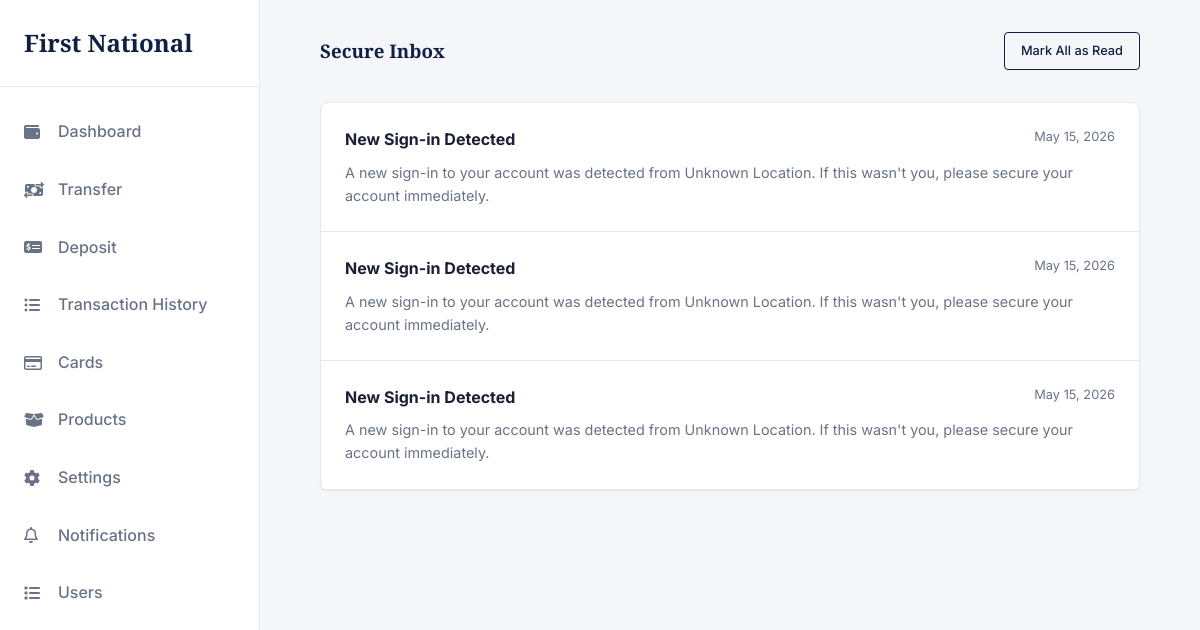
Screenshot of /notifications/ (signed in) with the database file from the repository.
### app/models.py (models this page shows, shortened)
class Notification(models.Model):
    class NotificationType(models.TextChoices):
        TRANSACTION = "TRANSACTION", "Transaction alert"
        SECURITY    = "SECURITY",    "Security alert"
        SYSTEM      = "SYSTEM",      "System message"
        PROMOTION   = "PROMOTION",   "Promotion"
    id                = models.UUIDField(primary_key=True, default=uuid.uuid4, editable=False)
    user              = models.ForeignKey(User, on_delete=models.CASCADE, related_name="notifications")
    transaction       = models.ForeignKey(
        Transaction,
        null=True, blank=True,
        on_delete=models.SET_NULL,
        related_name="notifications",
    )
    notification_type = models.CharField(max_length=20, choices=NotificationType.choices)
    title             = models.CharField(max_length=255)
    message           = models.TextField()
    is_read           = models.BooleanField(default=False)
    created_at        = models.DateTimeField(auto_now_add=True, db_index=True)
    class Meta:
        db_table = "notifications"
        ordering = ["-created_at"]

### app/views.py (the view)
# urls.py: path('notifications/', notificationList, name='notifications'),
@login_required(login_url='accounts:login')
def notificationList(request):
    if 'read' in request.GET:
        Notification.objects.filter(user=request.user, is_read=False).update(is_read=True)  # 👈 update first, no slice
    notifs = Notification.objects.filter(user=request.user)[:20]
    context = {
        'notifs': notifs
    }
    return render(request, 'User/notifications.html', context)

### templates/User/notifications.html (shortened to what this page needs)
{% extends 'base.html' %}
{% load static %}
{% load humanize %}
{% block content %}
        <main class="main-content">
            <div class="top-bar">
                <h3>Secure Inbox</h3>
                <a href="?read=true" class="btn btn-outline" style="padding: 0.5rem 1rem; font-size: 0.8rem;">Mark All as Read</a>
            </div>
            <div class="card" style="padding: 0;">
                <ul style="list-style: none;">
                {% for notif in notifs %}
                    {% if not notif.is_read %}
                    <li style="padding: 1.5rem; border-bottom: 1px solid var(--border-color);
                        background-color: {% if notif.is_read %}transparent{% else %}rgba(203, 160, 82, 0.05){% endif %};
                        border-left: 4px solid var(--brand-accent);">
                        <div style="display: flex; justify-content: space-between; margin-bottom: 0.5rem;">
                            <strong style="color: var(--brand-primary);">{{ notif.title }}</strong>
                            <span style="font-size: 0.8rem; color: var(--text-secondary);">
                                {{ notif.created_at|date:"N j, Y" }}, {{ notif.created_at|time:"g:i A" }}
                            </span>
                        </div>
                        <p style="font-size: 0.9rem; color: var(--text-secondary);">{{ notif.message }}</p>
                    </li>
                    {% else %}
                    <li style="padding: 1.5rem; border-bottom: 1px solid var(--border-color);">
                        <div style="display: flex; justify-content: space-between; margin-bottom: 0.5rem;">
                            <strong>{{ notif.title }}</strong>
                            <span style="font-size: 0.8rem; color: var(--text-secondary);">{{ notif.created_at|date:"N j, Y" }}</span>
                        </div>
                        <p style="font-size: 0.9rem; color: var(--text-secondary);">
                            {{ notif.message }}
                        </p>
                    </li>
                    {% endif %}
                {% empty %}
                <li style="padding: 1.5rem; color: var(--text-secondary);">No notifications yet.</li>
                {% endfor %}
                </ul>
            </div>
        </main>
{% endblock %}

### static/css/styles.css (style rules this page uses)
:root { --bg-color: #f4f6f9; --surface-color: #ffffff; --text-primary: #1a1f36; --text-secondary: #697386; --brand-primary: #0f2042; --brand-accent: #cba052; --border-color: #e5e7eb; --success: #059669; --danger: #dc2626; --warning: #d97706; --font-heading: 'Playfair Display', serif; --font-body: 'Inter', sans-serif; --sidebar-width: 260px; --transition: all 0.3s ease; }
* { margin: 0; padding: 0; box-sizing: border-box; }
body { font-family: var(--font-body); background-color: var(--bg-color); color: var(--text-primary); line-height: 1.6; transition: background-color var(--transition), color var(--transition); }
h1, h2, h3, h4, .brand-logo { font-family: var(--font-heading); color: var(--brand-primary); }
a { text-decoration: none; color: var(--brand-primary); }
ul { list-style: none; }
.btn { display: inline-block; padding: 0.75rem 1.5rem; border-radius: 4px; font-weight: 500; cursor: pointer; text-align: center; border: none; transition: var(--transition); }
.btn-outline { border: 1px solid var(--brand-primary); color: var(--brand-primary); background: transparent; }
.card { background-color: var(--surface-color); border: 1px solid var(--border-color); border-radius: 8px; padding: 1.5rem; box-shadow: 0 2px 4px rgba(0,0,0,0.02); }
.main-content { flex: 1; padding: 2rem 5%; overflow-y: auto; }
.top-bar { display: flex; justify-content: space-between; align-items: center; margin-bottom: 2rem; }

### rows the page displays
Notification: title "New Sign-in Detected", created_at "May 15, 2026", message "A new sign-in to your account was detected from Unknown Location. If this wasn't you, please secure your account immediately."
Notification: title "New Sign-in Detected", created_at "May 15, 2026", message "A new sign-in to your account was detected from Unknown Location. If this wasn't you, please secure your account immediately."
Notification: title "New Sign-in Detected", created_at "May 15, 2026", message "A new sign-in to your account was detected from Unknown Location. If this wasn't you, please secure your account immediately."
